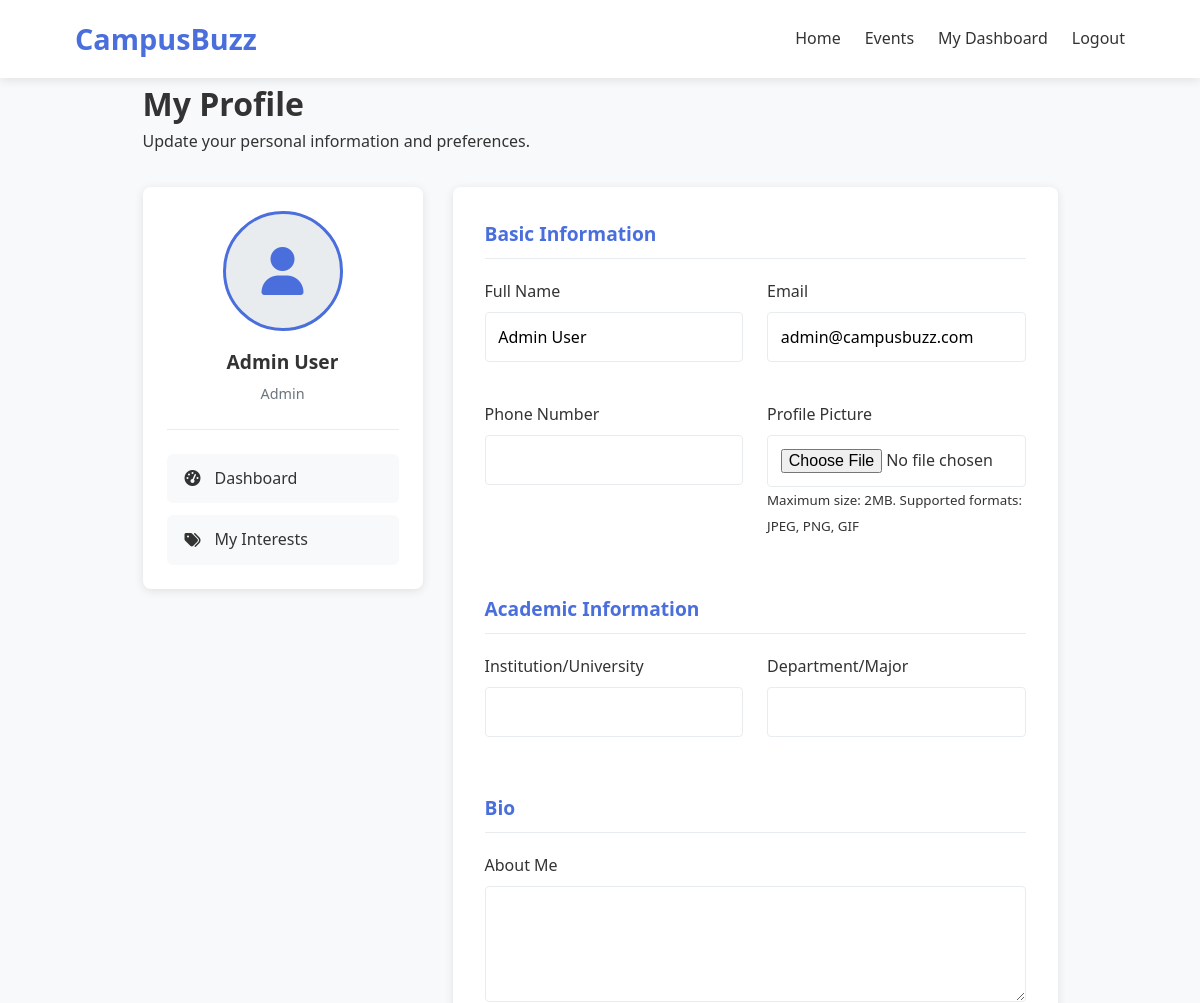
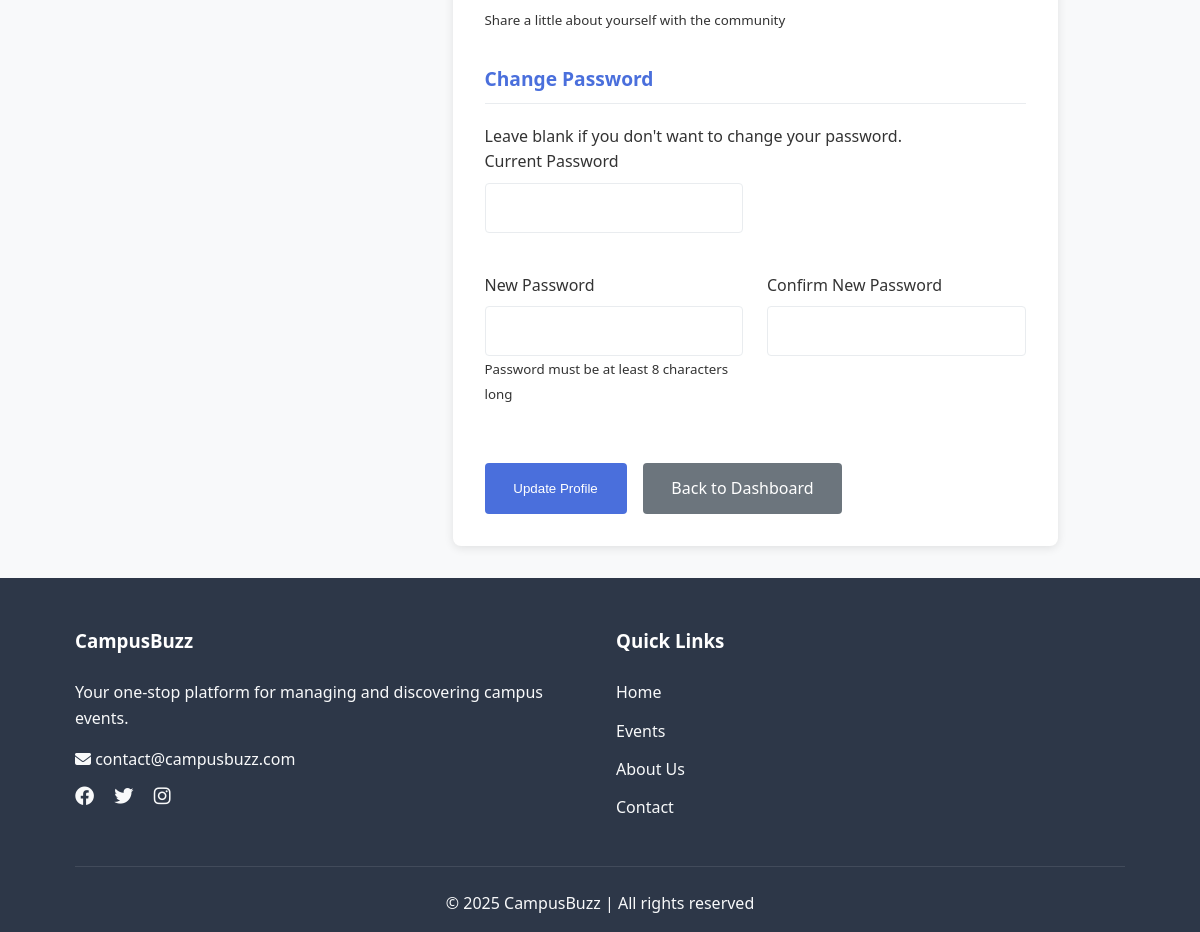
The page /pages/profile.php (signed in) on the database its author committed (2 pictures, top to bottom).
### tables this page shows
CREATE TABLE IF NOT EXISTS users (
    id INT AUTO_INCREMENT PRIMARY KEY,
    name VARCHAR(100) NOT NULL,
    email VARCHAR(255) NOT NULL UNIQUE,
    password VARCHAR(255) NOT NULL,
    user_type ENUM('admin', 'student', 'organizer') NOT NULL DEFAULT 'student',
    profile_image VARCHAR(255) DEFAULT NULL,
    verification_token VARCHAR(255) DEFAULT NULL,
    token_expiry DATETIME DEFAULT NULL,
    is_verified TINYINT(1) NOT NULL DEFAULT 0,
    last_login DATETIME DEFAULT NULL,
    failed_login_attempts INT NOT NULL DEFAULT 0,
    account_locked_until DATETIME DEFAULT NULL,
    remember_token VARCHAR(255) DEFAULT NULL,
    created_at DATETIME NOT NULL DEFAULT CURRENT_TIMESTAMP,
    updated_at DATETIME DEFAULT CURRENT_TIMESTAMP ON UPDATE CURRENT_TIMESTAMP
);

### includes/db_connect.php (called while the page is built, shortened)
<?php
class Database {
    private static $instance = null;
    private $conn;
    private function __construct() {
        try {
            $dsn = "mysql:host=" . DB_HOST . ";dbname=" . DB_NAME . ";charset=" . DB_CHAR;
            $options = [
                PDO::ATTR_ERRMODE => PDO::ERRMODE_EXCEPTION,
                PDO::ATTR_DEFAULT_FETCH_MODE => PDO::FETCH_ASSOC,
                PDO::ATTR_EMULATE_PREPARES => false
            ];
            $this->conn = new PDO($dsn, DB_USER, DB_PASS, $options);
        } catch (PDOException $e) {
            error_log("Database Connection Error: " . $e->getMessage());
            die("Database connection failed. Please try again later.");
        }
    }
    public static function getInstance() {
        if (self::$instance == null) {
            self::$instance = new Database();
        }
        return self::$instance;
    }
    public function query($sql, $params = []) {
        try {
            $stmt = $this->conn->prepare($sql);
            $stmt->execute($params);
            return $stmt;
        } catch (PDOException $e) {
            error_log("Query Error: " . $e->getMessage());
            die("Database query failed. Please try again later.");
        }
    }
}

### pages/profile.php (the view, shortened to what this page needs)
<?php
require_once dirname(__FILE__) . '/../includes/db_connect.php';
$user_id = $_SESSION['user_id'];
$user = [];
$errors = [];
try {
    $db = Database::getInstance();
    $userStmt = $db->query(
        "SELECT u.id, u.name, u.email, u.user_type,
         p.phone, p.bio, p.institution, p.department, p.profile_picture
         FROM users u
         LEFT JOIN user_profiles p ON u.id = p.user_id
         WHERE u.id = ?",
        [$user_id]
    );
    $user = $userStmt->fetch();
} catch (Exception $e) {
    $errors[] = "An error occurred. Please try again.";
    error_log("Profile error: " . $e->getMessage());
}
include dirname(__FILE__) . '/../includes/header.php';
?>
<div class="container">
    <div class="page-header" style="margin-bottom: 2rem;">
        <h1>My Profile</h1>
        <p>Update your personal information and preferences.</p>
    </div>
    <div class="profile-container">
        <div class="profile-sidebar">
            <div class="profile-picture-container">
                <?php if (!empty($user['profile_picture'])): ?>
                    <img src="<?= BASE_URL . htmlspecialchars($user['profile_picture']) ?>" alt="Profile Picture" class="profile-picture">
                <?php else: ?>
                    <div class="profile-picture-placeholder">
                        <i class="fas fa-user"></i>
                    </div>
                <?php endif; ?>
                <h3><?= htmlspecialchars($user['name'] ?? 'User') ?></h3>
                <p class="profile-type"><?= ucfirst(htmlspecialchars($user['user_type'] ?? 'student')) ?></p>
            </div>
            <div class="profile-quick-links">
                <a href="<?= BASE_URL ?>pages/dashboard.php" class="profile-link">
                    <i class="fas fa-tachometer-alt"></i> Dashboard
                </a>
                <a href="<?= BASE_URL ?>pages/interests.php" class="profile-link">
                    <i class="fas fa-tags"></i> My Interests
                </a>
            </div>
        </div>
        <div class="profile-content">
            <form method="post" action="" enctype="multipart/form-data" class="profile-form">
                <div class="form-section">
                    <h3 class="section-title">Basic Information</h3>
                    <div class="form-row">
                        <div class="form-group">
                            <label for="name">Full Name</label>
                            <input type="text" class="form-control" id="name" name="name" value="<?= htmlspecialchars($user['name'] ?? '') ?>" required>
                        </div>
                        <div class="form-group">
                            <label for="email">Email</label>
                            <input type="email" class="form-control" id="email" name="email" value="<?= htmlspecialchars($user['email'] ?? '') ?>" required>
                        </div>
                    </div>
                    <div class="form-row">
                        <div class="form-group">
                            <label for="phone">Phone Number</label>
                            <input type="tel" class="form-control" id="phone" name="phone" value="<?= htmlspecialchars($user['phone'] ?? '') ?>">
                        </div>
                        <div class="form-group">
                            <label for="profile_picture">Profile Picture</label>
                            <input type="file" class="form-control" id="profile_picture" name="profile_picture" accept="image/*">
                            <small>Maximum size: 2MB. Supported formats: JPEG, PNG, GIF</small>
                        </div>
                    </div>
                </div>
                <div class="form-section">
                    <h3 class="section-title">Academic Information</h3>
                    <div class="form-row">
                        <div class="form-group">
                            <label for="institution">Institution/University</label>
                            <input type="text" class="form-control" id="institution" name="institution" value="<?= htmlspecialchars($user['institution'] ?? '') ?>">
                        </div>
                        <div class="form-group">
                            <label for="department">Department/Major</label>
                            <input type="text" class="form-control" id="department" name="department" value="<?= htmlspecialchars($user['department'] ?? '') ?>">
                        </div>
                    </div>
                </div>
                <div class="form-section">
                    <h3 class="section-title">Bio</h3>
                    <div class="form-group">
                        <label for="bio">About Me</label>
                        <textarea class="form-control" id="bio" name="bio" rows="4"><?= htmlspecialchars($user['bio'] ?? '') ?></textarea>
                        <small>Share a little about yourself with the community</small>
                    </div>
                </div>
                <div class="form-section">
                    <h3 class="section-title">Change Password</h3>
                    <p>Leave blank if you don't want to change your password.</p>
                    <div class="form-row">
                        <div class="form-group">
                            <label for="current_password">Current Password</label>
                            <input type="password" class="form-control" id="current_password" name="current_password">
                        </div>
                    </div>
                    <div class="form-row">
                        <div class="form-group">
                            <label for="new_password">New Password</label>
                            <input type="password" class="form-control" id="new_password" name="new_password">
                            <small>Password must be at least 8 characters long</small>
                        </div>
                        <div class="form-group">
                            <label for="confirm_password">Confirm New Password</label>
                            <input type="password" class="form-control" id="confirm_password" name="confirm_password">
                        </div>
                    </div>
                </div>
                <div class="form-actions">
                    <button type="submit" class="btn btn-primary">Update Profile</button>
                    <a href="<?= BASE_URL ?>pages/dashboard.php" class="btn btn-secondary">Back to Dashboard</a>
                </div>
            </form>
        </div>
    </div>
</div>
<?php include dirname(__FILE__) . '/../includes/footer.php'; ?>

### css/styles.css (style rules this page uses)
:root { --primary-color: #4a6fdc; --secondary-color: #6c63ff; --accent-color: #ff7846; --text-color: #333; --light-text: #f8f9fa; --bg-color: #f8f9fa; --border-color: #e9ecef; --box-shadow: 0 2px 10px rgba(0, 0, 0, 0.1); }
* { margin: 0; padding: 0; box-sizing: border-box; }
body { font-family: "Segoe UI", Tahoma, Geneva, Verdana, sans-serif; line-height: 1.6; color: var(--text-color); background-color: var(--bg-color); }
.container { width: 90%; max-width: 1200px; margin: 0 auto; padding: 0 15px; }
a { color: var(--primary-color); text-decoration: none; transition: all 0.3s ease; }
.btn { display: inline-block; padding: 0.8rem 1.8rem; background-color: var(--accent-color); color: white; border-radius: 4px; font-weight: 500; border: none; cursor: pointer; transition: all 0.3s ease; }
.form-group { margin-bottom: 1.5rem; }
.form-group label { display: block; margin-bottom: 0.5rem; font-weight: 500; }
.form-control { width: 100%; padding: 0.8rem; border: 1px solid var(--border-color); border-radius: 4px; font-family: inherit; font-size: 1rem; }
.form-actions { display: flex; justify-content: space-between; margin-top: 1rem; }
.btn-primary { background-color: var(--primary-color); color: white; }
.btn-secondary { background-color: #6c757d; color: white; }

### pages/profile.php (style rules this page uses)
.profile-container { display: grid; grid-template-columns: 280px 1fr; gap: 30px; margin-bottom: 2rem; }
.profile-sidebar { background-color: white; border-radius: 8px; box-shadow: var(--box-shadow); padding: 1.5rem; height: fit-content; }
.profile-picture-container { display: flex; flex-direction: column; align-items: center; margin-bottom: 1.5rem; padding-bottom: 1.5rem; border-bottom: 1px solid var(--border-color); }
.profile-picture-placeholder { width: 120px; height: 120px; border-radius: 50%; background-color: #e9ecef; display: flex; align-items: center; justify-content: center; margin-bottom: 1rem; border: 3px solid var(--primary-color); }
.profile-picture-placeholder i { font-size: 3rem; color: var(--primary-color); }
.profile-sidebar h3 { font-size: 1.2rem; margin-bottom: 0.25rem; text-align: center; }
.profile-type { color: #6c757d; font-size: 0.9rem; text-align: center; }
.profile-quick-links { display: flex; flex-direction: column; gap: 0.75rem; }
.profile-link { display: flex; align-items: center; padding: 0.75rem 1rem; border-radius: 6px; background-color: #f8f9fa; color: var(--text-color); text-decoration: none; transition: all 0.2s ease; }
.profile-link i { margin-right: 0.75rem; width: 20px; text-align: center; }
.profile-content { background-color: white; border-radius: 8px; box-shadow: var(--box-shadow); padding: 2rem; }
.form-section { margin-bottom: 2rem; }
.section-title { font-size: 1.2rem; color: var(--primary-color); margin-bottom: 1.25rem; padding-bottom: 0.5rem; border-bottom: 1px solid var(--border-color); }
.form-row { display: grid; grid-template-columns: 1fr 1fr; gap: 1.5rem; margin-bottom: 1rem; }
.form-actions { display: flex; gap: 1rem; justify-content: flex-start; margin-top: 2rem; }

### rows shown on the page
users: name "Admin User", user_type "Admin", email "admin@campusbuzz.com"

### other values the page prints
SITE_NAME "CampusBuzz"
